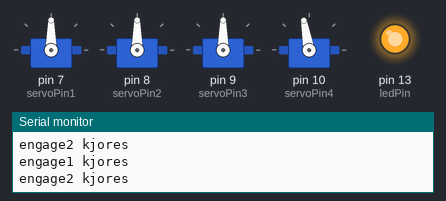
A sketch run on a simulated Arduino Uno, built with avr-gcc and run on an emulated ATmega328P. Parts: 4 × servo, output pins drawn as LEDs (lit = HIGH), the last lines printed to the serial monitor.

Above: at 0.4 s.
At 0.98 s:
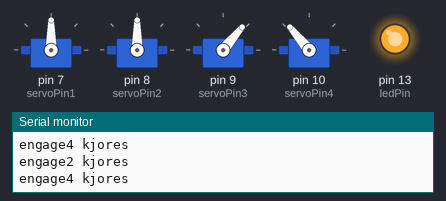
At 7.13 s:
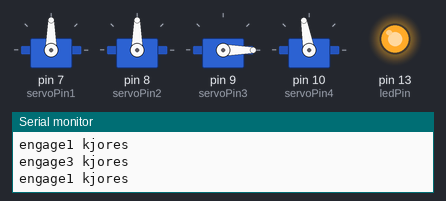
At 18.38 s:
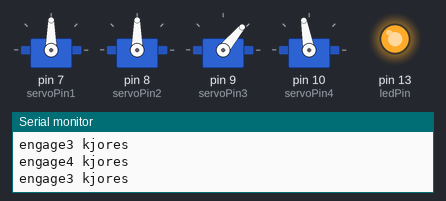
At 39.47 s:
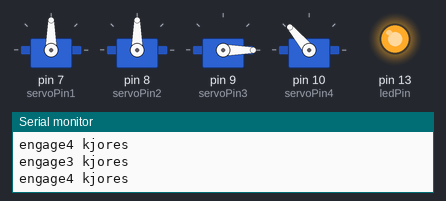
Timing chart, 0 to 40.0 s (numbered marks = the images above):
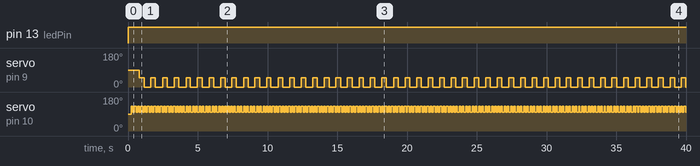

Measured:
- by itself, pin 13 (ledPin): LOW → HIGH at 0.00 s
- by itself, servo on pin 9 (servoPin3): alternates 50° for 0.33 s and 0° for 0.50 s
- by itself, servo on pin 10 (servoPin4): alternates 130° for 0.12 s and 100° for 0.12 s

The sketch:

forskjellig_rytme.ino
```cpp
#include <Servo.h>

// Utfra hvilken verdi mellom 0 og 4 som leses på serialporten blir motoren
// satt igang og satt i nullstilling igjen.

Servo servo1;
Servo servo2;
Servo servo3;
Servo servo4;

int val;

const int servoPin1 = 7; //dypbass = 0
const int servoPin2 = 8; //litentromme = 1
const int servoPin3 = 9; //ritsjratsj = 2
const int servoPin4 = 10; //shaker = 3
const int NUMBER_OF_SERVOS = 4;
//const int TIME_TO_RESET_SERVO = 100;
//const int DELAY_BETWEEN_HITS = 400;


int ledPin = 13;
int drumPins [] = {0,1};
unsigned long drumLastHit [] = {0, 0, 0, 0};

//standard slag
int delayBetweenHits [] = {400, 600, 800, 200};
int timeToResetServo [] = {150, 150, 300, 100};
int servoEngagePosition [] = {145, 115, 50, 130};
int servoDisengagePosition [] = {115, 95, 0, 100};

//alternativt slag 2
int delayBetweenHits2 [] = {200, 200, 800, 200};
int timeToResetServo2 [] = {150, 150, 300, 100};
int servoEngagePosition2 [] = {145, 115, 50, 130};
int servoDisengagePosition2 [] = {115, 95, 0, 100};

//alternativt slag 3
int delayBetweenHits3 [] = {600, 400, 800, 200};
int timeToResetServo3 [] = {150, 150, 300, 100};
int servoEngagePosition3 [] = {145, 115, 50, 130};
int servoDisengagePosition3 [] = {115, 95, 0, 100};

//alternativt slag 4
int delayBetweenHits4 [] = {400, 400, 800, 200};
int timeToResetServo4 [] = {150, 150, 300, 100};
int servoEngagePosition4 [] = {145, 115, 50, 130};
int servoDisengagePosition4 [] = {115, 95, 0, 100};

boolean drumBusy [] = {false, false, false, false};
boolean drumAlternateHit1 [] = {false, false, false, false};
boolean drumAlternateHit2 [] = {false, false, false, false};
boolean drumAlternateHit3 [] = {false, false, false, false};

long time = 0;

void setup() {
  pinMode(ledPin, OUTPUT);
  digitalWrite(ledPin, LOW);
  pinMode(servoPin1, OUTPUT);
  pinMode(servoPin2, OUTPUT);
  servo1.attach(servoPin1);
  servo2.attach(servoPin2);
  servo3.attach(servoPin3);
  servo4.attach(servoPin4);
  // 9600 bps må korespondere med hva som brukes i processing.
  Serial.begin(9600);
  disengageAll();
}
void loop() {
  // leser bare hvis det er data på serial-linja.
  if (Serial.available()) {
    val = Serial.read();
  }
  hitDrum(val);
  hitDrum(2);
  hitDrum(3);
  disengageAll();
  //delay(500);
  // reset read value.
  val = ' ';
}
void hitDrum(int value) {
  if (value == 0) hitRightDrum(0);
  if (value == 1) hitRightDrum(1);
  // i og med at det kun er to tilkoblede motorer blir kun motor 0 og 1 satt
  // igang.
  if (value == 2) hitRightDrum(2);
  if (value == 3) hitRightDrum(3);
}

void hitRightDrum(int i) {
  if (drumBusy[i] == false) {
    engage(i);
    Serial.println("engage1 kjores");
  } else if (drumAlternateHit1[i] == false) {
    engage2(i);
    Serial.println("engage2 kjores");
  } else if (drumAlternateHit2[i] == false) {
    engage3(i);
    Serial.println("engage3 kjores");
  } else if (drumAlternateHit3[i] == false) {
    engage4(i);
    Serial.println("engage4 kjores");
  }
}

void engage(int i) {
  digitalWrite(ledPin, HIGH);
  if (drumBusy[i] == false && millis() - drumLastHit[i] > delayBetweenHits[i]) {
      drumBusy[i] = true;
      drumLastHit[i] = millis();
      servoWrite(i, servoEngagePosition[i]);
  }
}

void engage2(int i) {
  digitalWrite(ledPin, HIGH);
  if (drumAlternateHit1[i] == false && millis() - drumLastHit[i] > delayBetweenHits2[i]) {
      drumAlternateHit1[i] = true;
      drumLastHit[i] = millis();
      servoWrite(i, servoEngagePosition2[i]);
  }
}

void engage3(int i) {
  digitalWrite(ledPin, HIGH);
  if (drumAlternateHit2[i] == false && millis() - drumLastHit[i] > delayBetweenHits3[i]) {
      drumAlternateHit2[i] = true;
      drumLastHit[i] = millis();
      servoWrite(i, servoEngagePosition3[i]);
  }
}

void engage4(int i) {
  digitalWrite(ledPin, HIGH);
  if (drumAlternateHit3[i] == false && millis() - drumLastHit[i] > delayBetweenHits4[i]) {
      drumAlternateHit3[i] = true;
      drumLastHit[i] = millis();
      servoWrite(i, servoEngagePosition4[i]);
  }
}

void disengage(int i) {
  servoWrite(i, servoDisengagePosition[i]);
}

void disengage2(int i) {
  servoWrite(i, servoDisengagePosition2[i]);
}

void disengage3(int i) {
  servoWrite(i, servoDisengagePosition3[i]);
}

void disengage4(int i) {
  servoWrite(i, servoDisengagePosition4[i]);
}

void servoWrite(int servo, int position) {
  if (servo == 0) servo1.write(position);
  if (servo == 1) servo2.write(position);
  if (servo == 2) servo3.write(position);
  if (servo == 3) servo4.write(position);
}
void disengageAll() {
  for (int i = 0; i < NUMBER_OF_SERVOS; i++) {
    if (drumAlternateHit3[i] == true) {
        if (millis() - drumLastHit[i] > timeToResetServo4[i]) {
          //setter hovedslag til false.
          drumBusy[i] = false;
          //setter begge alternative slag til false.
          drumAlternateHit1[i] = false;
          drumAlternateHit2[i] = false;
          drumAlternateHit3[i] = false;
          disengage4(i);
          digitalWrite(ledPin, LOW);
        }
    } else if (drumAlternateHit2[i] == true) {
        if (millis() - drumLastHit[i] > timeToResetServo3[i]) {
          disengage3(i);
          digitalWrite(ledPin, LOW);
        }
    } else if (drumAlternateHit1[i] == true) {
        if (millis() - drumLastHit[i] > timeToResetServo2[i]) {
           disengage2(i);
           digitalWrite(ledPin, LOW);
        }
    } else if (drumBusy[i] == true) {
        if (millis() - drumLastHit[i] > timeToResetServo[i]) {
          disengage(i);
          digitalWrite(ledPin, LOW);
        }
    }
  }
}
```
